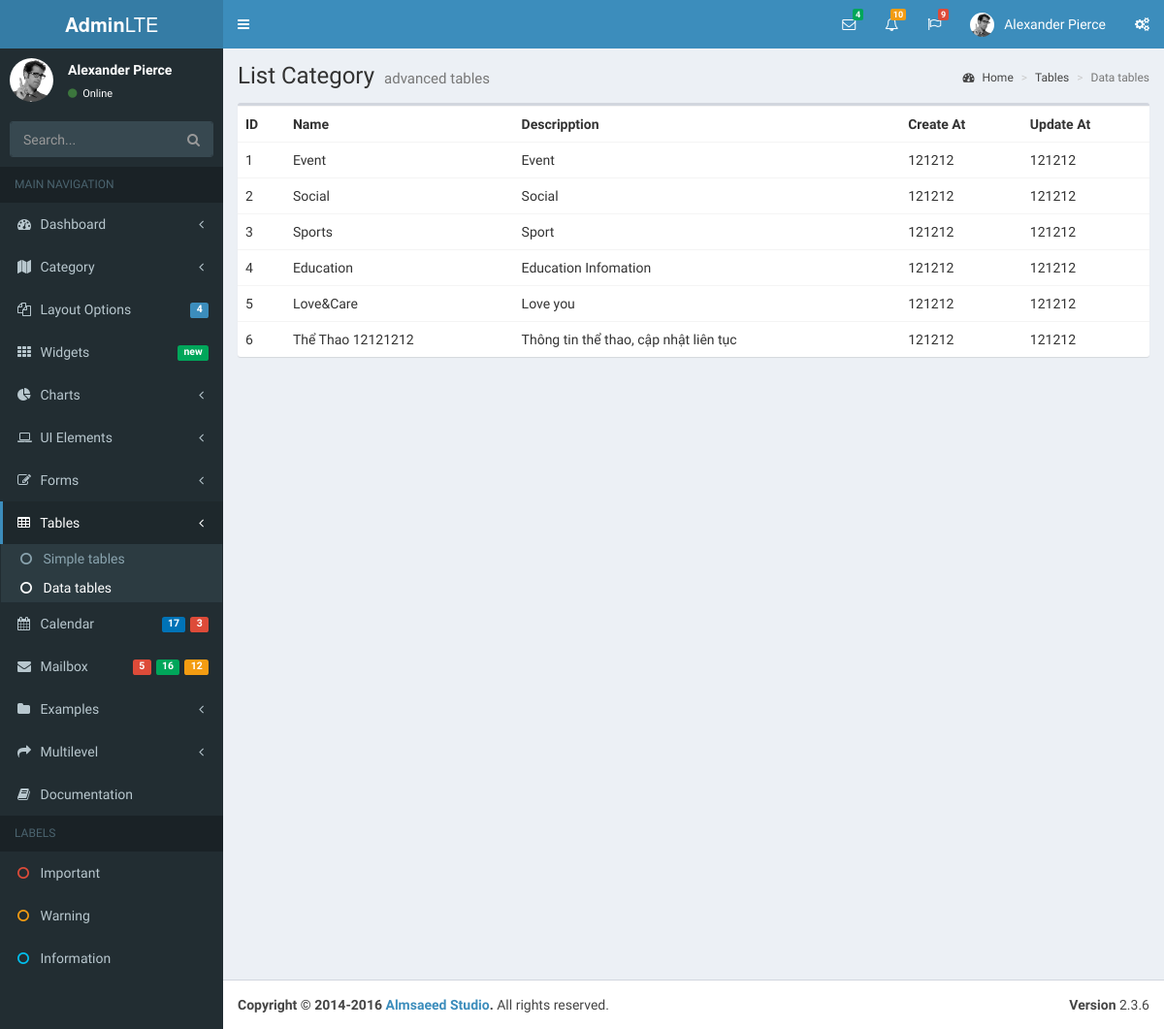
The app's page /index.php/category with its own data.
### tables this page shows
CREATE TABLE `category` (
  `id` int(11) NOT NULL AUTO_INCREMENT,
  `category_name` varchar(255) DEFAULT NULL,
  `description` varchar(255) DEFAULT NULL,
  `create_at` int(11) DEFAULT NULL,
  `update_at` int(11) DEFAULT NULL,
  PRIMARY KEY (`id`)
);

### application/controllers/Category.php (called while the page is built, shortened)
<?php
class Category extends CI_Controller {
	function __construct()
    {
        $this->load->helper("url");
        $this->load->model('Category_model');
    }
    function index()  {
    	$data['title'] = 'List Category';
    	$data['list_category'] = $this->Category_model->getAll();
    	$this->load->view('layouts/part_top', $data);
    	$this->load->view('category/index', $data);
    	$this->load->view('layouts/part_bottom');
    }
}

### index.php (called while the page is built, shortened)
<?php
require_once BASEPATH.'core/CodeIgniter.php';

### application/models/Category_model.php (called while the page is built, shortened)
<?php
class Category_model extends CI_Model {
    public function getAll() {
    	$query = $this->db->get('category');
    	$data = $query->result();
    	return $data;
    }
}
?>

### application/views/category/index.php (the view)
<section class="content">
	<div class="row">
		<div class="col-xs-12">
          <div class="box">
            <div class="box-body table-responsive no-padding">
              <table class="table table-hover">
                <tbody><tr>
                  <th>ID</th>
                  <th>Name</th>
                  <th>Descripption</th>
                  <th>Create At</th>
                  <th>Update At</th>
                </tr>
                <?php foreach($list_category as $key => $value) { ?>
                <tr>
                  <td><?php echo $value->id;?></td>
                  <td><?php echo $value->category_name;?></td>
                  <td><?php echo $value->description;?></td>
                  <td>121212</td>
                  <td>121212</td>
                </tr>
                <?php } ?>
              </tbody></table>
            </div>
          </div>
        </div>
	</div>
</section>

### records on screen
category: id "1", category_name "Event", description "Event"
category: id "2", category_name "Social", description "Social"
category: id "3", category_name "Sports", description "Sport"
category: id "4", category_name "Education", description "Education Infomation"
category: id "5", category_name "Love&Care", description "Love you"
category: id "6", category_name "Thể Thao 12121212", description "Thông tin thể thao, cập nhật liên tục"

### other values on screen
$title "List Category"
